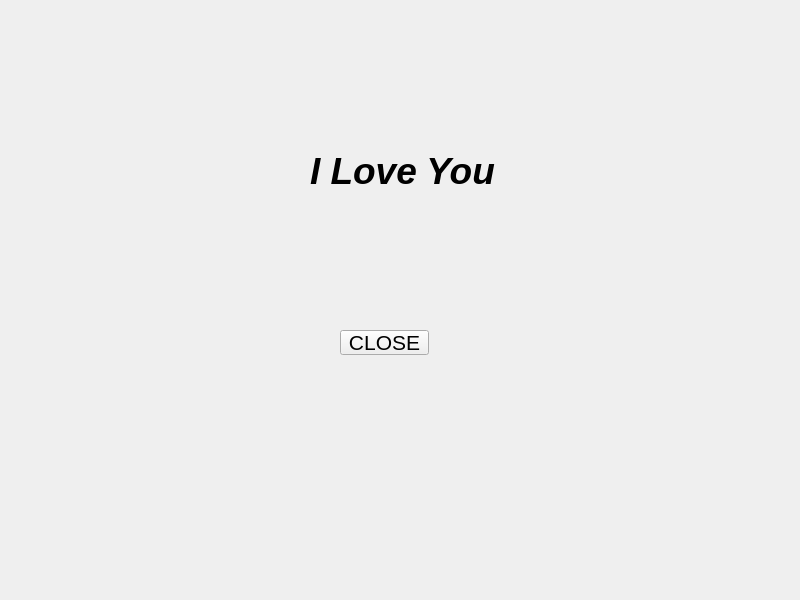
<?xml version="1.0" encoding="UTF-8"?>
<ui version="4.0">
 <class>Widget</class>
 <widget class="QWidget" name="Widget">
  <property name="geometry">
   <rect>
    <x>0</x>
    <y>0</y>
    <width>800</width>
    <height>600</height>
   </rect>
  </property>
  <property name="windowTitle">
   <string>Widget</string>
  </property>
  <widget class="QLabel" name="label">
   <property name="geometry">
    <rect>
     <x>310</x>
     <y>130</y>
     <width>191</width>
     <height>81</height>
    </rect>
   </property>
   <property name="font">
    <font>
     <pointsize>28</pointsize>
     <weight>75</weight>
     <italic>true</italic>
     <bold>true</bold>
    </font>
   </property>
   <property name="text">
    <string>I Love You</string>
   </property>
  </widget>
  <widget class="QPushButton" name="pushButton">
   <property name="geometry">
    <rect>
     <x>340</x>
     <y>330</y>
     <width>89</width>
     <height>25</height>
    </rect>
   </property>
   <property name="font">
    <font>
     <pointsize>16</pointsize>
    </font>
   </property>
   <property name="text">
    <string>CLOSE</string>
   </property>
  </widget>
 </widget>
 <resources/>
 <connections>
  <connection>
   <sender>pushButton</sender>
   <signal>clicked()</signal>
   <receiver>Widget</receiver>
   <slot>close()</slot>
   <hints>
    <hint type="sourcelabel">
     <x>384</x>
     <y>342</y>
    </hint>
    <hint type="destinationlabel">
     <x>399</x>
     <y>299</y>
    </hint>
   </hints>
  </connection>
 </connections>
</ui>
